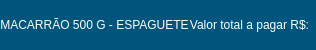
                  <widget class="QFrame" name="frame_29">
                   <property name="maximumSize">
                    <size>
                     <width>16777215</width>
                     <height>50</height>
                    </size>
                   </property>
                   <property name="styleSheet">
                    <string notr="true">background-color: rgb(0, 85, 127);
border:none;</string>
                   </property>
                   <property name="frameShape">
                    <enum>QFrame::NoFrame</enum>
                   </property>
                   <property name="frameShadow">
                    <enum>QFrame::Raised</enum>
                   </property>
                   <layout class="QHBoxLayout" name="horizontalLayout_12">
                    <property name="spacing">
                     <number>0</number>
                    </property>
                    <property name="leftMargin">
                     <number>0</number>
                    </property>
                    <property name="topMargin">
                     <number>0</number>
                    </property>
                    <property name="rightMargin">
                     <number>0</number>
                    </property>
                    <property name="bottomMargin">
                     <number>0</number>
                    </property>
                    <item>
                     <widget class="QFrame" name="frame_56">
                      <property name="styleSheet">
                       <string notr="true"/>
                      </property>
                      <property name="frameShape">
                       <enum>QFrame::NoFrame</enum>
                      </property>
                      <property name="frameShadow">
                       <enum>QFrame::Raised</enum>
                      </property>
                      <layout class="QHBoxLayout" name="horizontalLayout_23">
                       <property name="spacing">
                        <number>0</number>
                       </property>
                       <property name="leftMargin">
                        <number>0</number>
                       </property>
                       <property name="topMargin">
                        <number>0</number>
                       </property>
                       <property name="rightMargin">
                        <number>0</number>
                       </property>
                       <property name="bottomMargin">
                        <number>0</number>
                       </property>
                       <item>
                        <widget class="QLabel" name="Lb_Nome_Produto">
                         <property name="styleSheet">
                          <string notr="true">
border:none;
font: 75 17pt &quot;MS Shell Dlg 2&quot;;
color: rgb(255, 255, 255);</string>
                         </property>
                         <property name="text">
                          <string>MACARRÃO 500 G - ESPAGUETE</string>
                         </property>
                         <property name="alignment">
                          <set>Qt::AlignCenter</set>
                         </property>
                        </widget>
                       </item>
                      </layout>
                     </widget>
                    </item>
                    <item>
                     <widget class="QLabel" name="label_5">
                      <property name="maximumSize">
                       <size>
                        <width>300</width>
                        <height>16777215</height>
                       </size>
                      </property>
                      <property name="styleSheet">
                       <string notr="true">font: 75 20pt &quot;MS Shell Dlg 2&quot;;
color: rgb(255, 255, 255);</string>
                      </property>
                      <property name="frameShadow">
                       <enum>QFrame::Plain</enum>
                      </property>
                      <property name="text">
                       <string>Valor total a pagar R$:</string>
                      </property>
                      <property name="alignment">
                       <set>Qt::AlignRight|Qt::AlignTrailing|Qt::AlignVCenter</set>
                      </property>
                     </widget>
                    </item>
                    <item>
                     <widget class="QLabel" name="label_total">
                      <property name="maximumSize">
                       <size>
                        <width>150</width>
                        <height>16777215</height>
                       </size>
                      </property>
                      <property name="styleSheet">
                       <string notr="true">font: 75 20pt &quot;MS Shell Dlg 2&quot;;
color: rgb(255, 255, 255);</string>
                      </property>
                      <property name="text">
                       <string/>
                      </property>
                     </widget>
                    </item>
                   </layout>
                  </widget>
